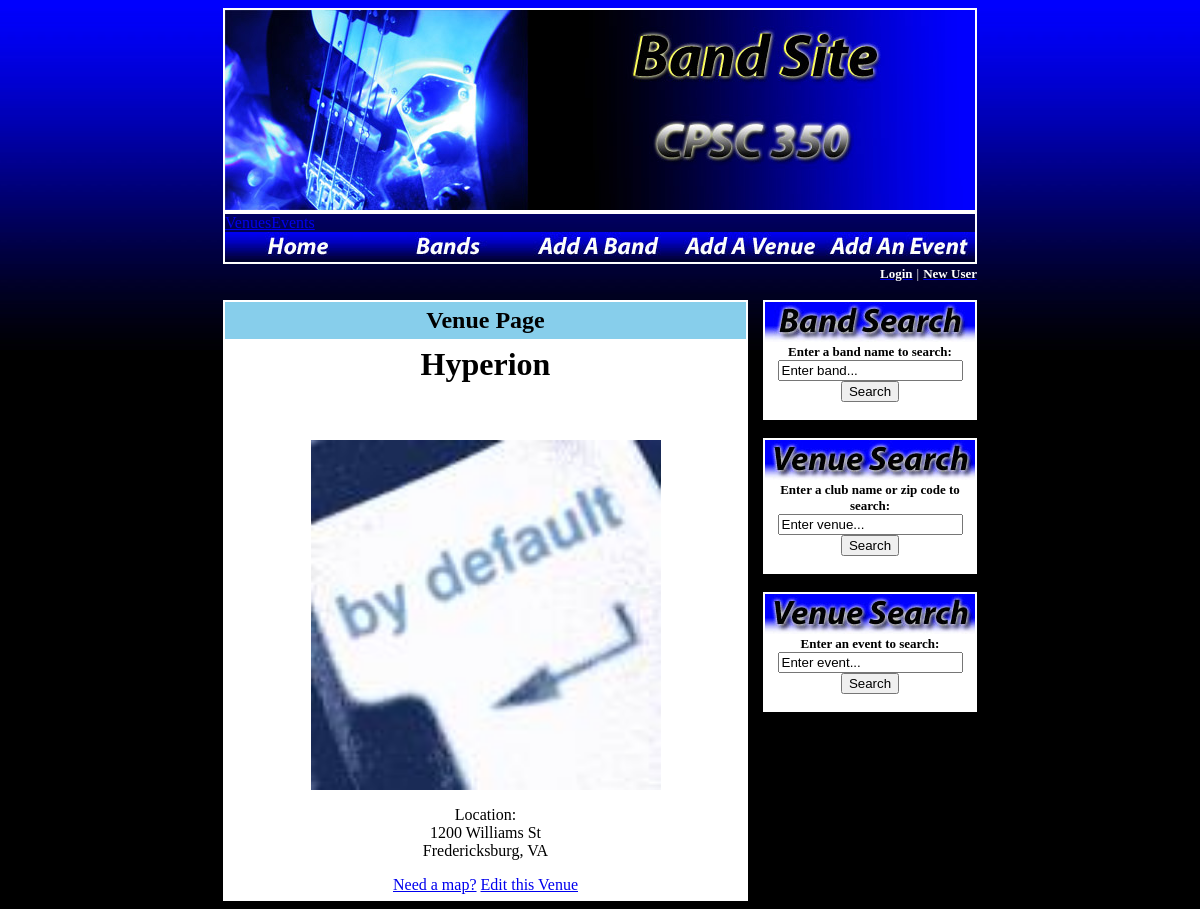
/index.php?page=venuepage.php&id=5, run on an earlier commit of the app's database.
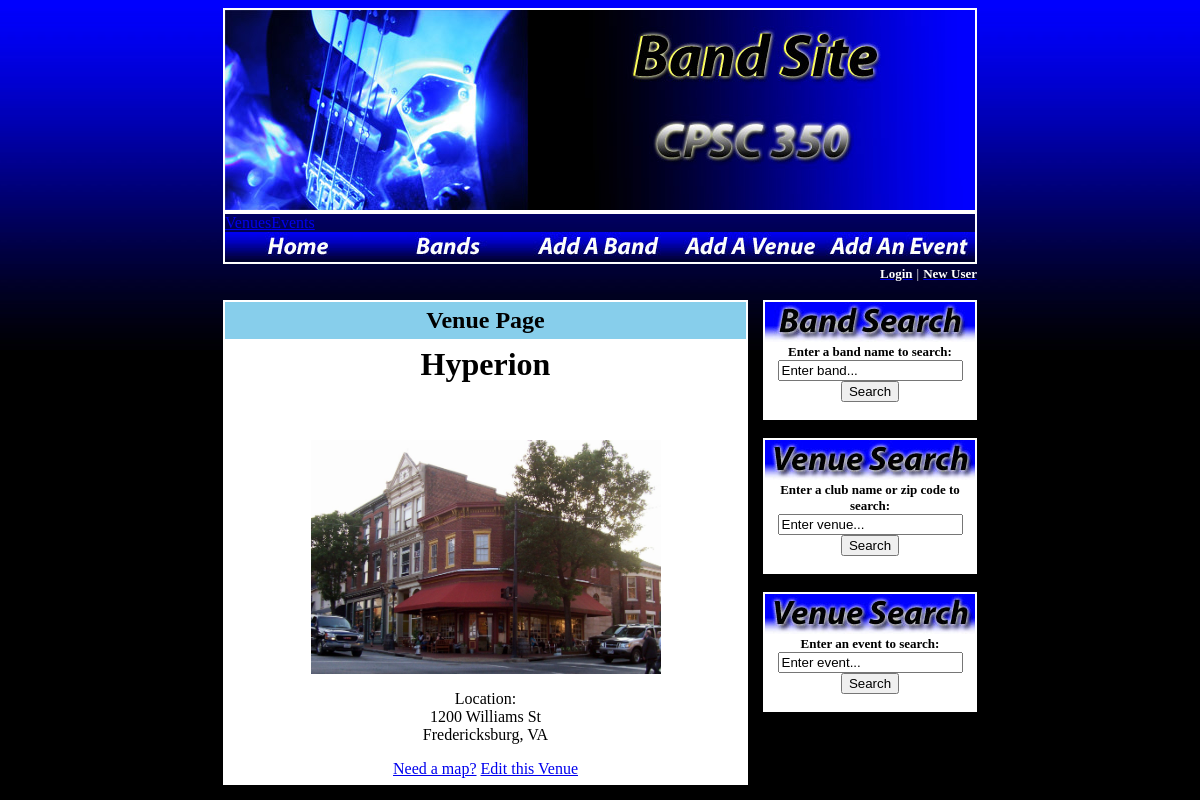
And on a later commit of the database.
### tables this page shows
CREATE TABLE IF NOT EXISTS `venues` (
  `venue_id` smallint(6) NOT NULL AUTO_INCREMENT,
  `name` varchar(50) NOT NULL,
  `street_address` varchar(50) NOT NULL,
  `city` varchar(25) NOT NULL,
  `state` varchar(2) NOT NULL,
  `image` varchar(25) NOT NULL,
  `about` blob,
  `map` blob,
  PRIMARY KEY (`venue_id`)
);

### settings.php (called while the page is built, shortened)
<?php
$cellbg = "skyblue";
?>

### venuepage.php (the view, shortened to what this page needs)
<table border="1" bordercolor="white" cellpadding="5" cellspacing="0" width="100%">
<tr bgcolor="<?php echo($cellbg); ?>"><td align="center">
<font size="5" color="<?php echo($headingtext); ?>"><b>Venue Page</b></font>
</td></tr>
<tr bgcolor="white"><td align="center">
<?php
include "db_connect.php";
$id = $_GET['id'];
$query = "SELECT * FROM venues WHERE
venue_id = $id;";
$result = mysqli_query($db, $query)
or die("Error Querying Database");
while($row = mysqli_fetch_array($result)) {
		$venue_id = $row['venue_id'];
		$venue = $row['name'];
		$street_address = $row['street_address'];
		$city = $row['city'];
		$state = $row['state'];
		$about = $row['about'];
		$image = $row['image'];
		$map = 'http://maps.google.com/maps?f=q&source=s_q&hl=en&q='.urlencode($street_address.' '.$city.' '.$state);
		echo "
		<h1>$venue</h1>
		<br><br><img src =\"$image\" style = \"width: 350px; height: 275 px;\"/><br/>
		<p>Location: <br/>$street_address <br/> $city, $state </p>
		<p> $about </p>
		<a href='$map'>Need a map?</a>
		<a href='index.php?page=venue_editing.php&id=$venue_id'>Edit this Venue</a>
		";
    }
?>
<br />
</td></tr>
</table>

What changed in the data, as far as the page shows it:
changed venues "Hyperion": image: picture added in place of a placeholder
